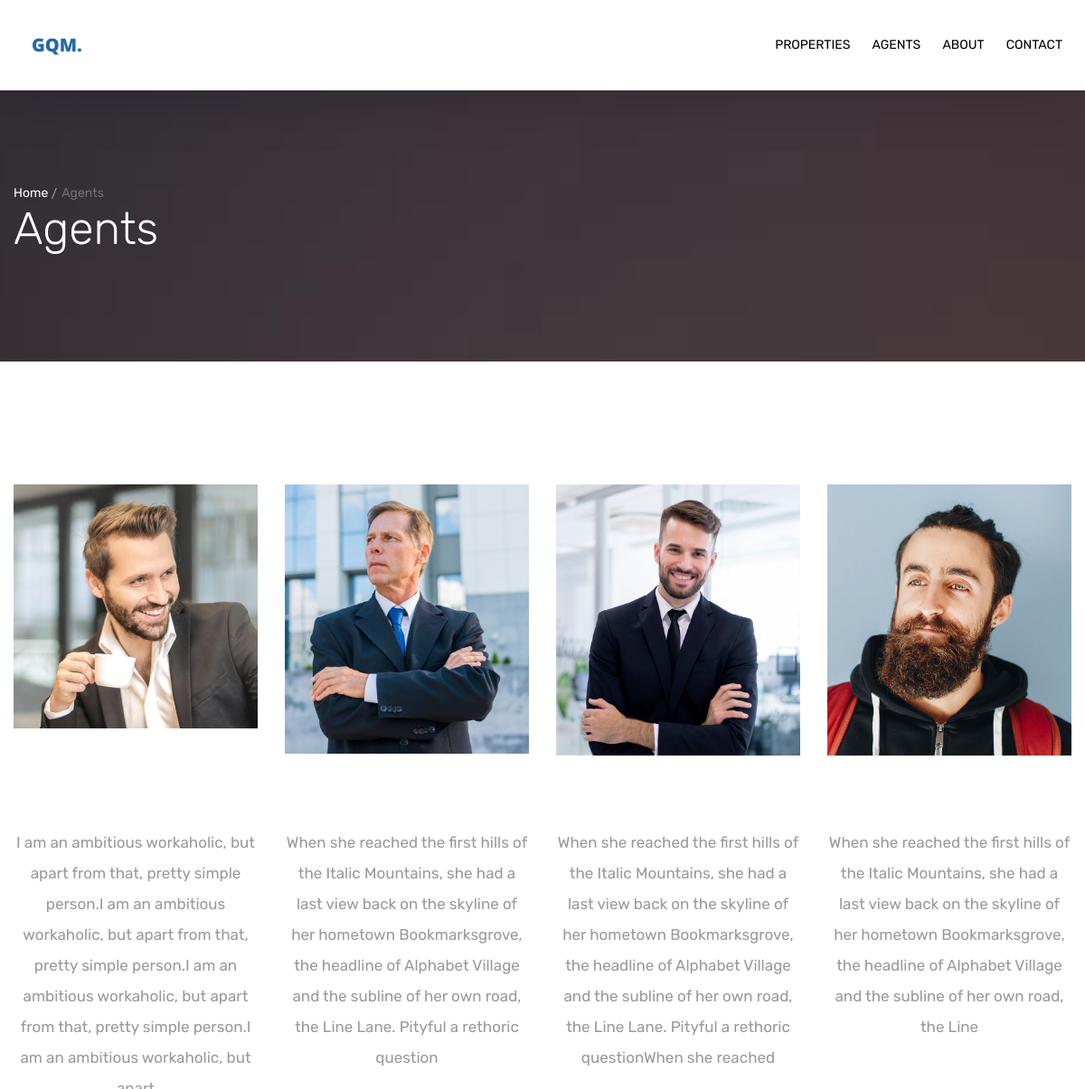
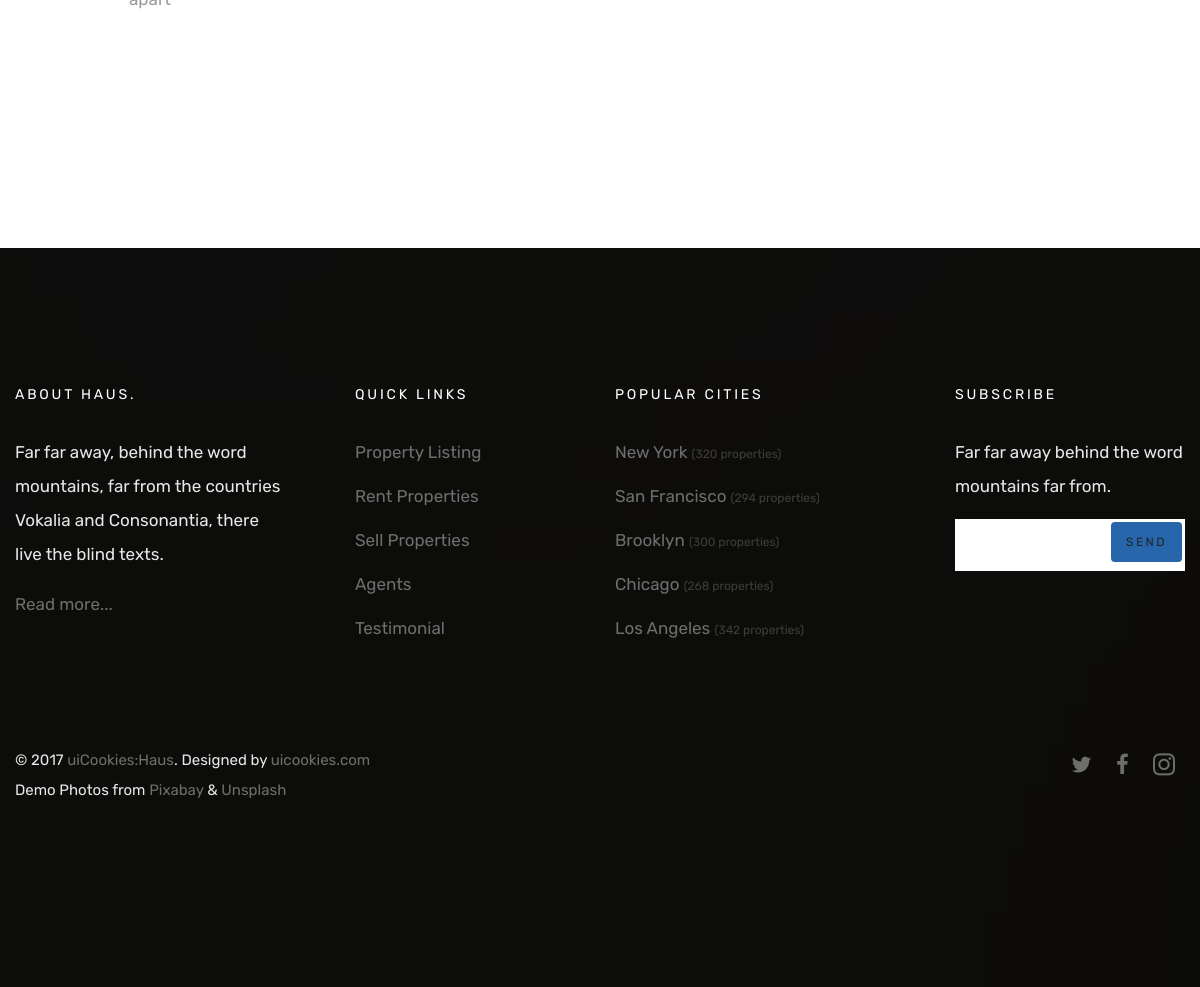
The app's page /agents with its own data (2 pictures, top to bottom).
### mainapp/models.py (models this page shows, shortened)
class Agents(models.Model):
    fullname=models.CharField(max_length=100)
    numoflisting=models.IntegerField()
    agentdescription=models.TextField(max_length=255)
    agentphoto=models.ImageField(upload_to='agents',null=False)
    class Meta:
        verbose_name='agent'
        verbose_name_plural='agents'

### mainapp/views.py (the view)
# urls.py: path('agents',views.agents,name='agents'),
def agents(request):
    agents_list=Agents.objects.all()
    return render(request,'agents.html',context={'agentoflist':agents_list})

### templates/agents.html (shortened to what this page needs)
{% extends 'base.html' %}
{% load static %}
{% block body %}
<section class="probootstrap-slider flexslider2 page-inner">
  <div class="overlay"></div>
  <div class="probootstrap-wrap-banner">
    <div class="container">
      <div class="row">
        <div class="col-md-8">
          <div class="page-title probootstrap-animate">
            <div class="probootstrap-breadcrumbs">
              <a href="#">Home</a><span>Agents</span>
            </div>
            <h1>Agents</h1>
          </div>
        </div>
      </div>
    </div>
  </div>
  <ul class="slides">
    <li style="background-image: url(img/slider_1.jpg);"></li>
  </ul>
</section>
<section class="ftco-section">
  <div class="container">
    <div class="row">
      {% for agents in agentoflist %}
      <div class="col-md-4 col-xs-1col-md-6 col-lg-3 ftco-animate">
        <div class="staff">
          <div class="img-wrap d-flex align-items-stretch">
            <div> <img class="img align-self-stretch" src="{{agents.agentphoto.url}}" alt="">
            </div>
          </div>
          <div class="text pt-3 text-center">
            <span class="position mb-2"><a href="#">{{agents.numoflisting}} List Properties</a></span>
            <div class="faded">
              <p>{{agents.agentdescription}}</p>
              <p><a href="#" class="btn-custom">View Listing </a></p>
            </div>
          </div>
        </div>
      </div>
      {% endfor %}
    </div>
  </div>
</section>
{% endblock %}

### records on screen
Agents: agentphoto (picture), agentdescription "I am an ambitious workaholic, but apart from that, pretty simple person.I am an ambitious workaholic, but apart from that, pretty simple person.I am an ambitious workaholic, but apart from that, pretty simple person.I am an ambitious workaholic, but apart"
Agents: agentphoto (picture), agentdescription "When she reached the first hills of the Italic Mountains, she had a last view back on the skyline of her hometown Bookmarksgrove, the headline of Alphabet Village and the subline of her own road, the Line Lane. Pityful a rethoric question"
Agents: agentphoto (picture), agentdescription "When she reached the first hills of the Italic Mountains, she had a last view back on the skyline of her hometown Bookmarksgrove, the headline of Alphabet Village and the subline of her own road, the Line Lane. Pityful a rethoric questionWhen she reached"
Agents: agentphoto (picture), agentdescription "When she reached the first hills of the Italic Mountains, she had a last view back on the skyline of her hometown Bookmarksgrove, the headline of Alphabet Village and the subline of her own road, the Line"
